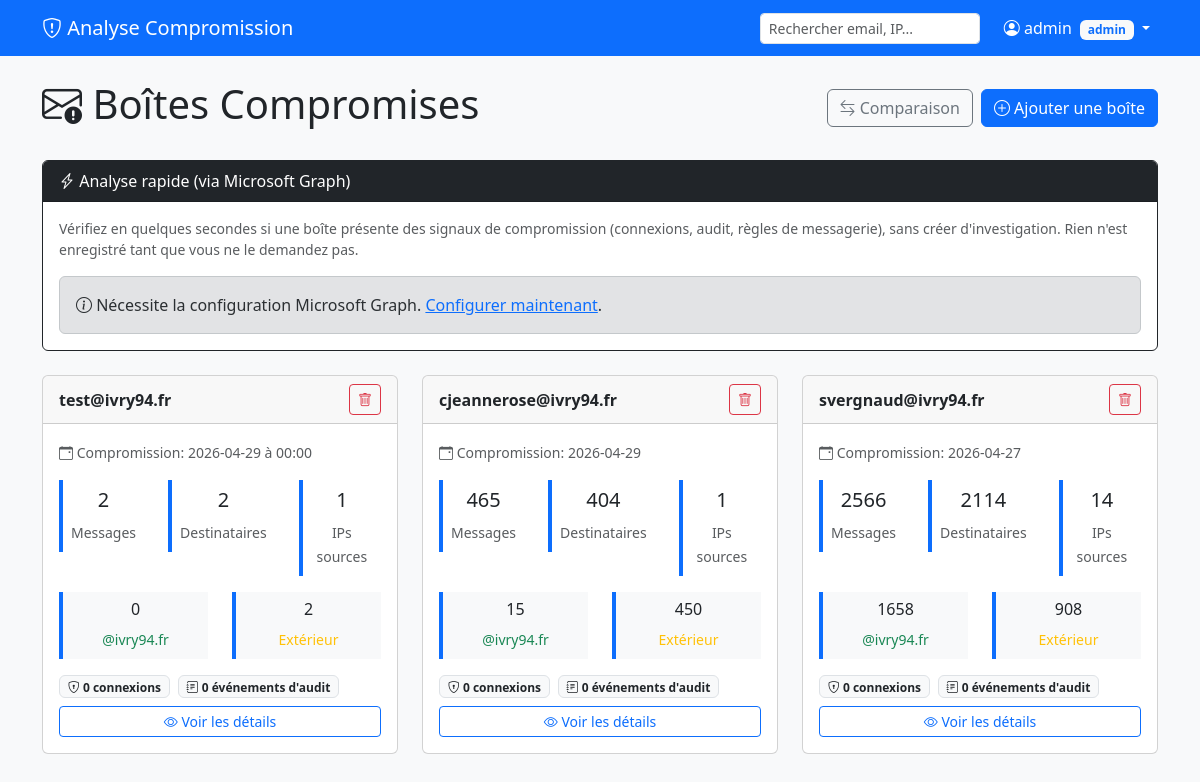
/boites (signed in), run on the app's committed database.
### tables this page shows
CREATE TABLE boites_compromises (
        id INTEGER PRIMARY KEY AUTOINCREMENT,
        user_email TEXT NOT NULL,
        date_compromission TEXT,
        heure_compromission TEXT,
        date_decouverte TEXT,
        notes TEXT,
        created_at TIMESTAMP DEFAULT CURRENT_TIMESTAMP
    , ai_analysis TEXT, ai_analysis_at TEXT, ai_analysis_model TEXT, ai_analysis_provider TEXT);

### app.py (the view)
@app.route('/boites')
def list_boites():
    conn = get_db()
    boites = conn.execute('SELECT * FROM boites_compromises ORDER BY created_at DESC').fetchall()
    stats = {}
    for b in boites:
        bid = b['id']
        messages = conn.execute('SELECT recipient_address FROM messages WHERE boite_id=?', (bid,)).fetchall()
        nb_ivry = sum(1 for m in messages if '@ivry94.fr' in m['recipient_address'].lower())
        nb_external = len(messages) - nb_ivry
        stats[bid] = {
            'nb_messages': len(messages),
            'nb_recipients': conn.execute('SELECT COUNT(DISTINCT recipient_address) as c FROM messages WHERE boite_id=?', (bid,)).fetchone()['c'],
            'nb_ips': conn.execute('SELECT COUNT(DISTINCT from_ip) as c FROM messages WHERE boite_id=? AND from_ip!=""', (bid,)).fetchone()['c'],
            'statuts': dict(conn.execute('SELECT status, COUNT(*) as c FROM messages WHERE boite_id=? GROUP BY status', (bid,)).fetchall()),
            'nb_ivry': nb_ivry,
            'nb_external': nb_external,
            'nb_signins': conn.execute('SELECT COUNT(*) as c FROM signin_logs WHERE boite_id=?', (bid,)).fetchone()['c'],
            'nb_audit': conn.execute('SELECT COUNT(*) as c FROM audit_logs WHERE boite_id=?', (bid,)).fetchone()['c'],
        }
    conn.close()
    graph_configured = bool(get_config('graph_tenant_id', '') and get_config('graph_client_id', '') and get_config('graph_client_secret', ''))
    return render_template('index.html', boites=boites, stats=stats, graph_configured=graph_configured)

### app.py (called while the page is built)
def get_config(key, default=''):
    conn = get_db()
    row = conn.execute('SELECT value FROM config WHERE key=?', (key,)).fetchone()
    conn.close()
    return row['value'] if row else default

def get_db():
    conn = sqlite3.connect(DB_PATH)
    conn.row_factory = sqlite3.Row
    return conn

@app.before_request
def require_login():
    if request.endpoint is None or request.endpoint in PUBLIC_ENDPOINTS or request.path.startswith('/api/v1/'):
        return
    if not session.get('user_id'):
        return redirect(url_for('login', next=request.path))
    if session.get('must_change_password') and request.endpoint not in PASSWORD_CHANGE_ALLOWED_ENDPOINTS:
        return redirect(url_for('change_password'))

### templates/index.html (shortened to what this page needs)
{% extends "base.html" %}
{% block content %}
<div class="d-flex justify-content-between align-items-center mb-4">
    <h1><i class="bi bi-envelope-exclamation"></i> Boîtes Compromises</h1>
    <div class="d-flex gap-2">
        <a href="{{ url_for('compare_boites') }}" class="btn btn-outline-secondary">
            <i class="bi bi-arrow-left-right"></i> Comparaison
        </a>
        <a href="{{ url_for('add_boite') }}" class="btn btn-primary">
            <i class="bi bi-plus-circle"></i> Ajouter une boîte
        </a>
    </div>
</div>
<div class="card mb-4 border-dark">
    <div class="card-header bg-dark text-white">
        <i class="bi bi-lightning-charge"></i> Analyse rapide (via Microsoft Graph)
    </div>
    <div class="card-body">
        <p class="text-muted small mb-3">
            Vérifiez en quelques secondes si une boîte présente des signaux de compromission (connexions, audit,
            règles de messagerie), sans créer d'investigation. Rien n'est enregistré tant que vous ne le demandez pas.
        </p>
        {% if graph_configured %}
        <form class="row g-2 align-items-end" id="quick-scan-form"
              onsubmit="event.preventDefault(); runBackgroundJob('{{ url_for('quick_scan_start') }}', new FormData(this), ['signins','audit','rules'], 'Analyse rapide en cours via Microsoft Graph…');">
            <div class="col-md-6">
                <label class="form-label small mb-1">Adresse email de la boîte à vérifier</label>
                <input type="email" class="form-control" name="email" placeholder="utilisateur@ivry94.fr" required>
            </div>
            <div class="col-md-3">
                <label class="form-label small mb-1">Période</label>
                <select name="days" class="form-select">
                    <option value="1">1 jour</option>
                    <option value="7" selected>7 jours</option>
                    <option value="30">30 jours</option>
                </select>
            </div>
            <div class="col-md-3 d-grid">
                <button type="submit" class="btn btn-dark">
                    <i class="bi bi-search"></i> Analyser
                </button>
            </div>
        </form>
        {% else %}
        <div class="alert alert-secondary mb-0">
            <i class="bi bi-info-circle"></i> Nécessite la configuration Microsoft Graph.
            {% if session.get('role') == 'admin' %}<a href="{{ url_for('config') }}">Configurer maintenant</a>.{% else %}Demandez à un administrateur de la renseigner.{% endif %}
        </div>
        {% endif %}
    </div>
</div>
{% if boites %}
    <div class="row">
    {% for boite in boites %}
        <div class="col-md-6 col-lg-4 mb-3">
            <div class="card h-100">
                <div class="card-header d-flex justify-content-between align-items-center">
                    <strong>{{ boite.user_email }}</strong>
                    <form method="POST" action="{{ url_for('delete_boite', bid=boite.id) }}"
                          onsubmit="return confirm('Confirmer la suppression ?')" class="d-inline">
                        <button class="btn btn-sm btn-outline-danger" type="submit">
                            <i class="bi bi-trash"></i>
                        </button>
                    </form>
                </div>
                <div class="card-body">
                    <p class="card-text">
                        <small class="text-muted">
                            <i class="bi bi-calendar-event"></i>
                            Compromission: {{ boite.date_compromission or 'Non définie' }}
                            {% if boite.heure_compromission %} à {{ boite.heure_compromission }}{% endif %}
                        </small>
                    </p>
                    <div class="row text-center mb-3">
                        <div class="col">
                            <div class="stat-card p-2">
                                <h5>{{ stats[boite.id].nb_messages }}</h5>
                                <small class="text-muted">Messages</small>
                            </div>
                        </div>
                        <div class="col">
                            <div class="stat-card p-2">
                                <h5>{{ stats[boite.id].nb_recipients }}</h5>
                                <small class="text-muted">Destinataires</small>
                            </div>
                        </div>
                        <div class="col">
                            <div class="stat-card p-2">
                                <h5>{{ stats[boite.id].nb_ips }}</h5>
                                <small class="text-muted">IPs sources</small>
                            </div>
                        </div>
                    </div>
                    <div class="row text-center mb-3">
                        <div class="col">
                            <div class="stat-card p-2 bg-light">
                                <h6>{{ stats[boite.id].nb_ivry }}</h6>
                                <small class="text-success">@ivry94.fr</small>
                            </div>
                        </div>
                        <div class="col">
                            <div class="stat-card p-2 bg-light">
                                <h6>{{ stats[boite.id].nb_external }}</h6>
                                <small class="text-warning">Extérieur</small>
                            </div>
                        </div>
                    </div>
                    <div class="d-flex gap-2 mb-2 flex-wrap">
                        <span class="badge bg-light text-dark border"><i class="bi bi-shield-lock"></i> {{ stats[boite.id].nb_signins }} connexions</span>
                        <span class="badge bg-light text-dark border"><i class="bi bi-journal-text"></i> {{ stats[boite.id].nb_audit }} événements d'audit</span>
                    </div>
                    <div class="d-grid gap-2">
                        <a href="{{ url_for('view_boite', bid=boite.id) }}" class="btn btn-outline-primary btn-sm">
                            <i class="bi bi-eye"></i> Voir les détails
                        </a>
                    </div>
                </div>
            </div>
        </div>
    {% endfor %}
    </div>
{% else %}
    <div class="alert alert-warning text-center">
        <i class="bi bi-info-circle"></i> Aucune boîte compromise enregistrée.
        <a href="{{ url_for('add_boite') }}" class="alert-link">Ajouter une boîte</a>
    </div>
{% endif %}
{% endblock %}

### templates/base.html (shortened to what this page needs)
<!DOCTYPE html>
<html lang="fr">
<head>
    <link href="https://cdn.jsdelivr.net/npm/bootstrap@5.3.0/dist/css/bootstrap.min.css" rel="stylesheet">
    <link href="https://cdn.jsdelivr.net/npm/bootstrap-icons@1.10.0/font/bootstrap-icons.css" rel="stylesheet">
</head>
<body>
<nav class="navbar navbar-expand-lg navbar-dark bg-primary mb-4">
    <div class="container">
        <a class="navbar-brand" href="{{ url_for('index') }}">
            <i class="bi bi-shield-exclamation"></i> Analyse Compromission
        </a>
        {% if session.get('user_id') %}
        <form method="GET" action="{{ url_for('global_search') }}" class="d-none d-md-flex ms-auto me-3" style="max-width:320px;">
            <input type="text" name="q" class="form-control form-control-sm" placeholder="Rechercher email, IP..." value="{{ request.args.get('q', '') }}">
        </form>
        {% endif %}
        <div class="navbar-nav {% if not session.get('user_id') %}ms-auto{% endif %}">
            {% if session.get('user_id') %}
            <div class="nav-item dropdown">
                <a class="nav-link text-white dropdown-toggle" href="#" role="button" data-bs-toggle="dropdown" aria-expanded="false">
                    <i class="bi bi-person-circle"></i> {{ session.get('username') }}
                    {% if session.get('role') == 'admin' %}<span class="badge bg-light text-primary ms-1">admin</span>{% endif %}
                </a>
            </div>
            {% endif %}
        </div>
    </div>
</nav>
    <div class="container">
        {% block content %}{% endblock %}
    </div>
</body>
</html>

### templates/base.html (style rules this page uses)
body { background-color: #f8f9fa; }
.stat-card { border-left: 4px solid #0d6efd; }

### data on the page
boites_compromises: user_email "test@ivry94.fr", date_compromission "2026-04-29", heure_compromission "00:00", stats "2", stats "1", stats "0"
boites_compromises: user_email "cjeannerose@ivry94.fr", date_compromission "2026-04-29", stats "465", stats "404", id "1", stats "15", stats "450", stats "0"
boites_compromises: user_email "svergnaud@ivry94.fr", date_compromission "2026-04-27", stats "2566", stats "2114", stats "14", stats "1658", stats "908", stats "0"

### other printed values
{{ session.get('username') }} "admin"
